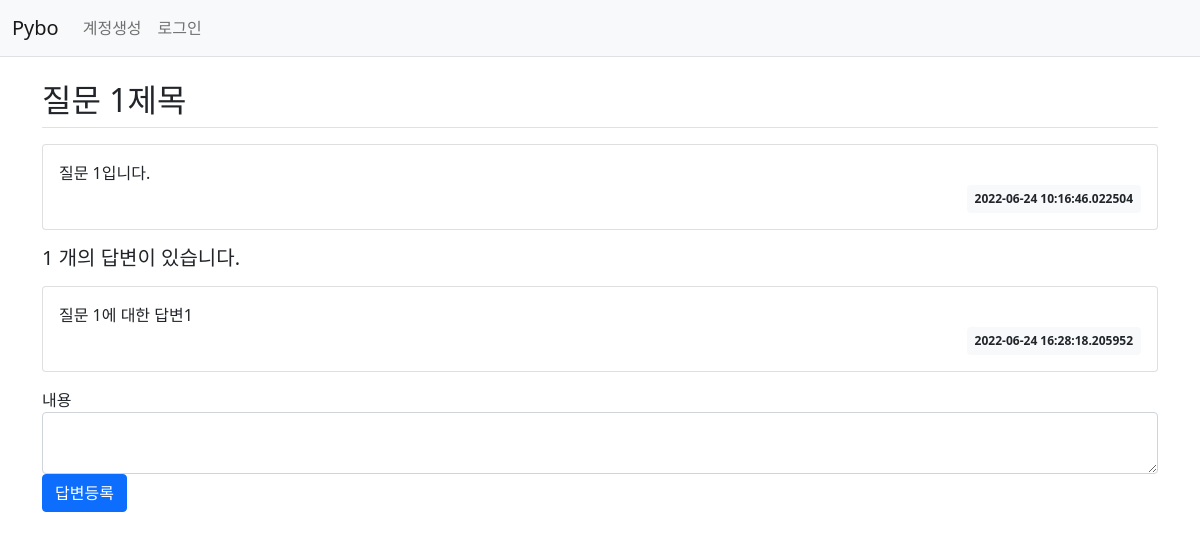
Screenshot of /question/detail/2/ with the database file from the repository.
### pybo/models.py (models this page shows)
class Question(db.Model):
    id = db.Column(db.Integer, primary_key=True)
    subject = db.Column(db.String(200), nullable=False)
    content = db.Column(db.Text(), nullable=False)
    create_date = db.Column(db.DateTime(), nullable=False)

class Answer(db.Model):
    id = db.Column(db.Integer, primary_key=True)
    question_id = db.Column(db.Integer, db.ForeignKey('question.id', ondelete='CASCADE'))
    question = db.relationship('Question', backref=db.backref('answer_set'))
    content = db.Column(db.Text(), nullable=False)
    create_date = db.Column(db.DateTime(), nullable=False)

### pybo/views/question_views.py (the view)
@bp.route('/detail/<int:question_id>/')
def detail(question_id):
    form = AnswerForm()
    question = Question.query.get_or_404(question_id)
    return render_template('question/question_detail.html', question=question, form=form)

### pybo/forms.py
class AnswerForm(FlaskForm):
    content = TextAreaField('내용', validators=[DataRequired('내용은 필수입력 항목입니다.')])

### pybo/views/auth_views.py (called while the page is built)
@bp.before_app_request
def load_logged_in_user():
    user_id = session.get('user_id')
    if user_id is None:
        g.user = None
    else:
        g.user = User.query.get(user_id)

### pybo/templates/question/question_detail.html (shortened to what this page needs)
{% extends 'base.html' %}
{% block content %}
<div class="container my-3">
    <h2 class="border-bottom py-2">{{ question.subject }}</h2>
    <div class="card my-3">
        <div class="card-body">
            <div class="card-text" style="white-space: pre-line;">{{ question.content }}</div>
            <div class="d-flex justify-content-end">
                <div class="badge bg-light text-dark p-2">
                    {{ question.create_date }}
                </div>
            </div>
        </div>
    </div>
    <h5> {{ question.answer_set|length}} 개의 답변이 있습니다.</h5>
    {% for answer in question.answer_set %}
    <div class="card my-3">
        <div class="card-body">
            <div class="card-text" style="white-space: pre-line;">{{ answer.content }}</div>
            <div class="d-flex justify-content-end">
                <div class="badge bg-light text-dark p-2">
                    {{ answer.create_date }}
                </div>
            </div>
        </div>
    </div>
    {% endfor %}
    <form action="{{ url_for('answer.create', question_id=question.id) }}" method="post"  class="my-3">
        {{ form.content.label }}
        {{ form.content(class="form-control") }}
        <input type="submit" value="답변등록" class="btn btn-primary">
    </form>
</div>
{% endblock %}

### rows the page displays
Question: subject "질문 1제목", content "질문 1입니다.", create_date "2022-06-24 10:16:46.022504"
Answer: content "질문 1에 대한 답변1", create_date "2022-06-24 16:28:18.205952"

### other values shown
{{ question.answer_set|length }} "1"
